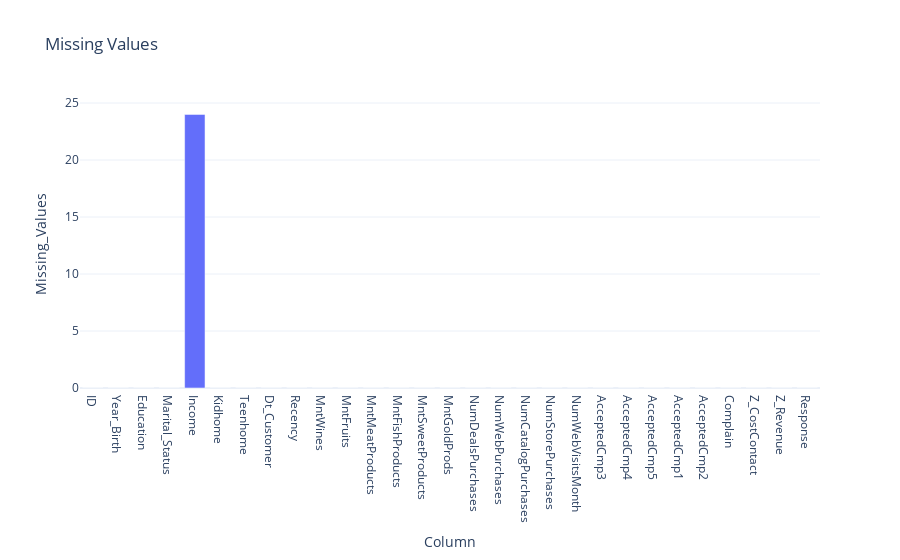

This figure's notebook cell:
### Code cell
# Identifying missing values using plot
missing_values = df.isna().sum().to_dict()
missing_values_df = pd.DataFrame(list(missing_values.items()), columns=['Column', 'Missing_Values'])

fig = px.bar(missing_values_df,
       x = 'Column',
       y = 'Missing_Values',
       template = 'plotly_white',
       title = 'Missing Values')
fig.show()

### Figure 1 — Plotly figure (JSON) as saved in the notebook; plotly's stock layout.template omitted (floating-point values rounded to 4 significant figures)
{"data": [{"alignmentgroup": "True", "hovertemplate": "Column=%{x}<br>Missing_Values=%{y}<extra></extra>", "legendgroup": "", "marker": {"color": "#636efa", "pattern": {"shape": ""}}, "name": "", "offsetgroup": "", "orientation": "v", "showlegend": false, "textposition": "auto", "type": "bar", "x": ["ID", "Year_Birth", "Education", "Marital_Status", "Income", "Kidhome", "Teenhome", "Dt_Customer", "Recency", "MntWines", "MntFruits", "MntMeatProducts", "MntFishProducts", "MntSweetProducts", "MntGoldProds", "NumDealsPurchases", "NumWebPurchases", "NumCatalogPurchases", "NumStorePurchases", "NumWebVisitsMonth", "AcceptedCmp3", "AcceptedCmp4", "AcceptedCmp5", "AcceptedCmp1", "AcceptedCmp2", "Complain", "Z_CostContact", "Z_Revenue", "Response"], "xaxis": "x", "y": [0, 0, 0, 0, 24, 0, 0, 0, 0, 0, 0, 0, 0, 0, 0, 0, 0, 0, 0, 0, 0, 0, 0, 0, 0, 0, 0, 0, 0], "yaxis": "y"}], "layout": {"barmode": "relative", "legend": {"tracegroupgap": 0}, "title": {"text": "Missing Values"}, "xaxis": {"anchor": "y", "domain": [0, 1], "title": {"text": "Column"}}, "yaxis": {"anchor": "x", "domain": [0, 1], "title": {"text": "Missing_Values"}}}}
